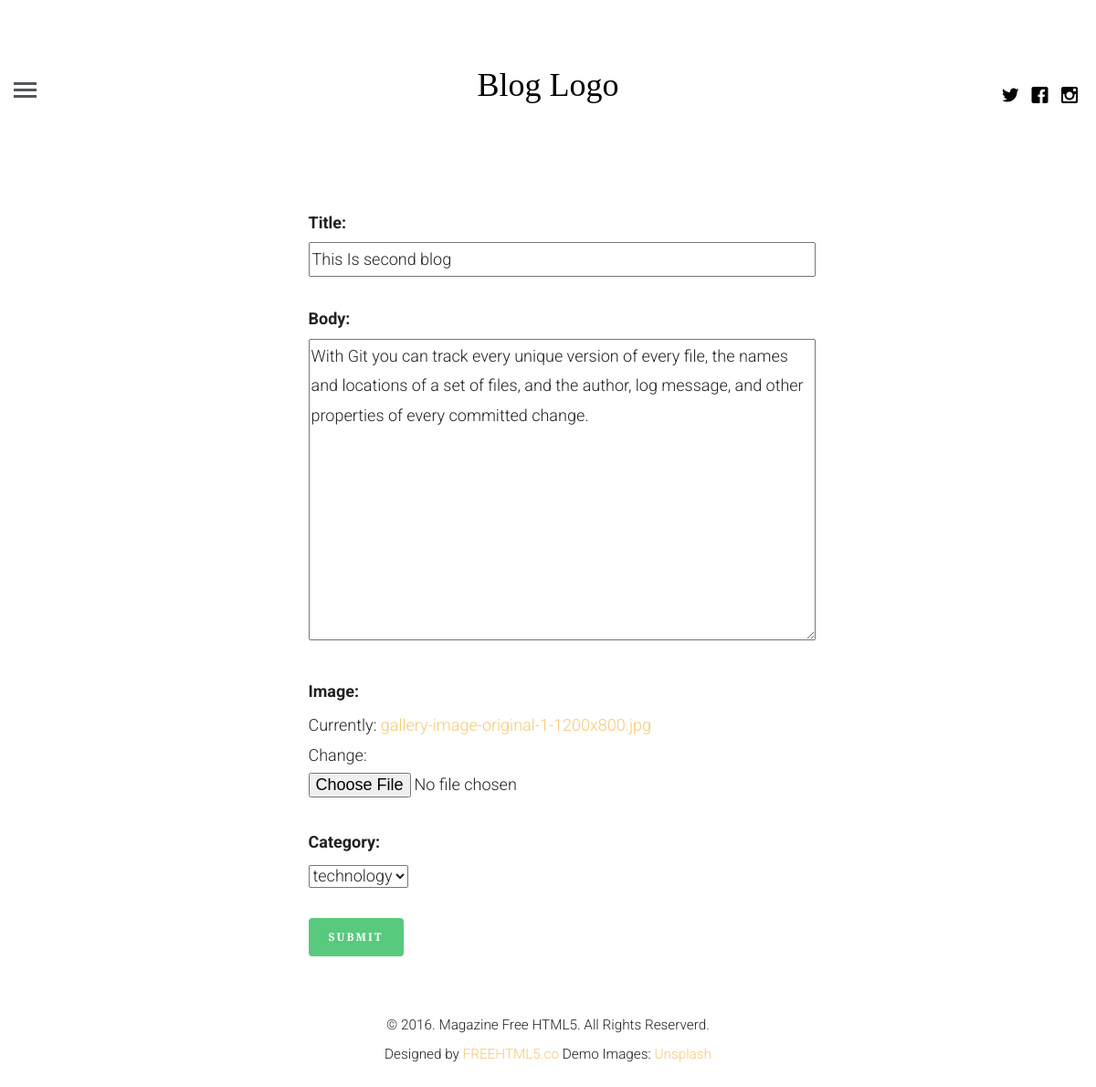
The app's page /update_post/4 (signed in) with its own data.
### blogapp/models.py (models this page shows, shortened)
class Article(models.Model):
    article_author = models.ForeignKey(Author, on_delete=models.CASCADE)
    title = models.CharField(max_length=200)
    body = models.TextField()
    image = models.FileField()
    category = models.ForeignKey(Category, on_delete=models.CASCADE)
    posted_on = models.DateTimeField(auto_now=False, auto_now_add=True)
    update_on = models.DateTimeField(auto_now=True, auto_now_add=False)
    class Meta:
        verbose_name = "Blog Article"
        verbose_name_plural = "Articles"

### blogapp/views.py (the view)
# urls.py: path('update_post/<int:post_id>', views.update_post, name='update_post'),
def update_post(request, post_id):
    if request.user.is_authenticated:
        current_author = get_object_or_404(Author, name=request.user.id)
        post = get_object_or_404(Article, id=post_id)
        form = Create_post(request.POST or None, request.POST or None, instance=post)
        if form.is_valid():
            instance = form.save(commit=False)
            instance.article_author=current_author
            instance.save()
            return redirect('blog:user_profile')
        return render(request, 'update_post.html', {'form': form})
    else:
        return redirect('login')

### blogapp/forms.py
class Create_post(forms.ModelForm):
    class Meta:
        model = Article
        fields = [
            'title',
            'body',
            'image',
            'category'
        ]

### blogapp/models.py (called while the page is built)
    def __str__(self):
        return self.name

### blogapp/templates/update_post.html (shortened to what this page needs)
{% extends 'base.html' %}
{% load static %}
	{% block content %}
    <div class="container">
        <div class="container">
            <div class="row">
                <div class="col-md-6 col-md-offset-3">
                    <form action="" method="POST" class="post-blog" enctype="multipart/form-data">
                        {{ form.as_p }}
                        <button class="btn btn-success">Submit</button>
                    </form>
                </div>
            </div>
        </div>
    </div>
	{% endblock %}

### blogapp/static/css/style.css (style rules this page uses)
html { background: #fff; }
body { font-family: "Roboto", arial, sans-serif; font-size: 18px; font-weight: 300; line-height: 1.8; color: #222; background: #fff; }
a { color: #f7c873; -webkit-transition: 0.5s; -o-transition: 0.5s; transition: 0.5s; }
p { margin-bottom: 30px; }
.btn { margin-right: 4px; margin-bottom: 4px; font-family: "Playfair Display", times, serif; font-size: 12px; letter-spacing: 2px; text-transform: uppercase; font-weight: 700; -webkit-border-radius: 4px; -moz-border-radius: 4px; -ms-border-radius: 4px; border-radius: 4px; -webkit-transition: 0.5s; -o-transition: 0.5s; transition: 0.5s; }
.btn-success { background: #58ca7e; color: #fff; border: 2px solid #58ca7e; }

### blogapp/templates/update_post.html (style rules this page uses)
.post-blog { margin-top: 50px; }
.post-blog label { display: block; }
.post-blog textarea, .post-blog input { width: 100% }

### records on screen
Article: title "This Is second blog", body "With Git you can track every unique version of every file, the names and locations of a set of files, and the author, log message, and other properties of every committed change.", category "technology"
